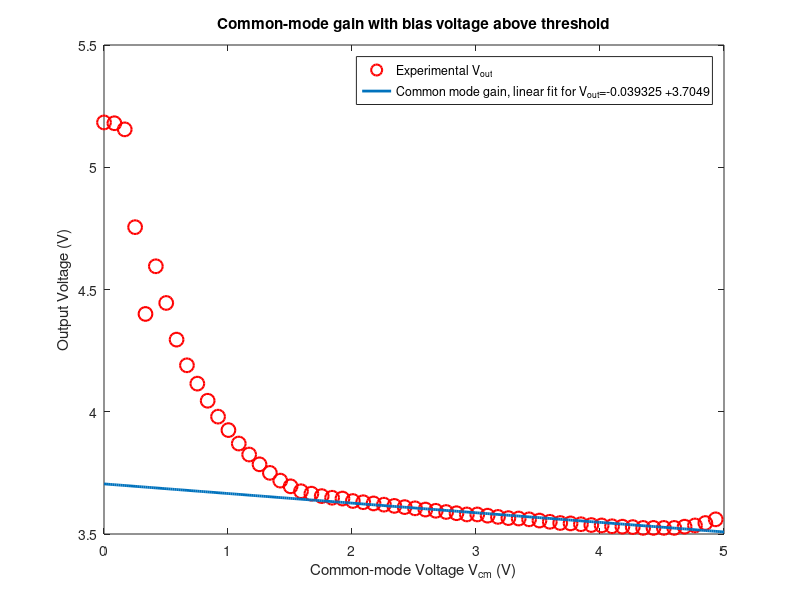

Write the MATLAB code that produced this figure.
%Experiment 1 Part 1 plotter
interval = 5;

%%Part 1
% Fit a straight line to your Vout versus
% Vcm curve and determine the common-mode voltage gain of your ampli?er from the slope
% of the best-?t line. In your report, include a plot showing Vout versus Vcm along with your
% best-?t line. Ideally, Vout should be about as far below V
% dd as V
% b is above ground and the
% common-mode gain should be negative with a magnitude on the order of a few percent. How
% does your common-mode gain compare to that?

load('Data/Experiment1Part8Data.mat')


p = polyfit(Vcm(100:end),Vout(100:end),1);
Vout_fit = p(1).*Vcm + p(2);
plot(Vcm(1:interval:end),Vout(1:interval:end), 'ro','MarkerSize',10,  'LineWidth', 1.5); hold on;
plot(Vcm,Vout_fit, 'LineWidth', 2); hold on;

title('Common-mode gain with bias voltage above threshold');
xlabel('Common-mode Voltage V_{cm} (V)');
ylabel('Output Voltage (V)');

h = legend('Experimental V_{out}',...
    strcat('Common mode gain, linear fit for V_{out}=', num2str(p(1)), ' + ' , num2str(p(2))),...
    'Location','NorthEast')
% 'I_1 - I_2 for V_2 = 2 V',...
% 'I_1 + I_2 for V_2 = 2 V',...
% 'I_1 for V_2 = 3 V',...
% 'I_2 for V_2 = 3 V',...
% 'I_1 - I_2 for V_2 = 3 V',...
% 'I_1 + I_2 for V_2 = 3 V',...
% 'I_1 for V_2 = 4 V',...
% 'I_2 for V_2 = 4 V',...
% 'I_1 - I_2 for V_2 = 4 V',...
% 'I_1 + I_2 for V_2 = 4 V','Location','SouthEast')